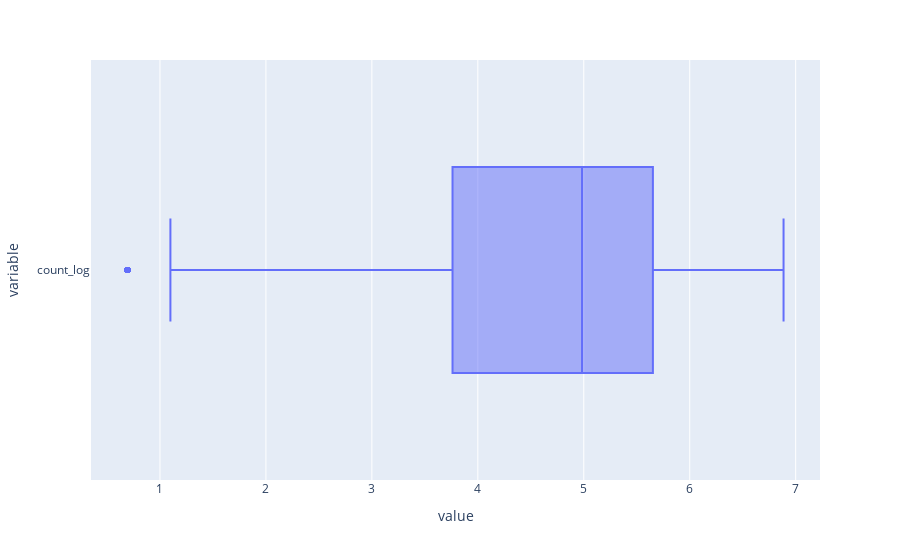

The notebook cell this image was saved under:
### Code cell
fig = px.box(df, x=["count_log"])
fig.show()

### Figure 1 — Plotly figure (JSON) as saved in the notebook; plotly's stock layout.template omitted (floating-point values rounded to 4 significant figures; data arrays with more than 128 entries replaced by an {"elided": "..."} marker saying what was removed)
{"data": [{"alignmentgroup": "True", "hovertemplate": "value=%{x}<br>variable=%{y}<extra></extra>", "legendgroup": "", "marker": {"color": "#636efa"}, "name": "", "notched": false, "offsetgroup": "", "orientation": "h", "showlegend": false, "type": "box", "x": {"elided": "10886 float values"}, "x0": " ", "xaxis": "x", "y": {"elided": "10886 str values"}, "y0": " ", "yaxis": "y"}], "layout": {"boxmode": "group", "legend": {"tracegroupgap": 0}, "margin": {"t": 60}, "xaxis": {"anchor": "y", "domain": [0, 1], "title": {"text": "value"}}, "yaxis": {"anchor": "x", "domain": [0, 1], "title": {"text": "variable"}}}}
